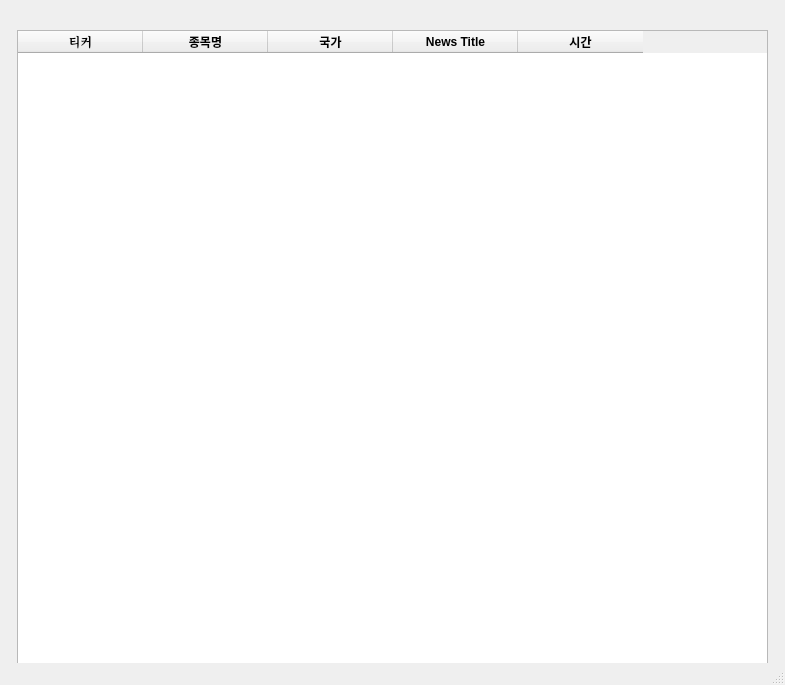
<?xml version="1.0" encoding="UTF-8"?>
<ui version="4.0">
 <class>MainWindow</class>
 <widget class="QMainWindow" name="MainWindow">
  <property name="geometry">
   <rect>
    <x>0</x>
    <y>0</y>
    <width>785</width>
    <height>685</height>
   </rect>
  </property>
  <property name="cursor">
   <cursorShape>ArrowCursor</cursorShape>
  </property>
  <property name="windowTitle">
   <string>관심종목</string>
  </property>
  <widget class="QWidget" name="centralwidget">
   <widget class="QTableWidget" name="tableWidget">
    <property name="geometry">
     <rect>
      <x>17</x>
      <y>30</y>
      <width>751</width>
      <height>641</height>
     </rect>
    </property>
    <property name="minimumSize">
     <size>
      <width>751</width>
      <height>0</height>
     </size>
    </property>
    <property name="maximumSize">
     <size>
      <width>751</width>
      <height>16777215</height>
     </size>
    </property>
    <property name="contextMenuPolicy">
     <enum>Qt::DefaultContextMenu</enum>
    </property>
    <property name="layoutDirection">
     <enum>Qt::LeftToRight</enum>
    </property>
    <property name="autoFillBackground">
     <bool>true</bool>
    </property>
    <property name="styleSheet">
     <string notr="true">selection-background-color: rgb(189, 189, 189);</string>
    </property>
    <property name="gridStyle">
     <enum>Qt::SolidLine</enum>
    </property>
    <property name="sortingEnabled">
     <bool>true</bool>
    </property>
    <property name="rowCount">
     <number>0</number>
    </property>
    <property name="columnCount">
     <number>5</number>
    </property>
    <attribute name="horizontalHeaderVisible">
     <bool>true</bool>
    </attribute>
    <attribute name="horizontalHeaderCascadingSectionResizes">
     <bool>true</bool>
    </attribute>
    <attribute name="horizontalHeaderDefaultSectionSize">
     <number>125</number>
    </attribute>
    <attribute name="horizontalHeaderHighlightSections">
     <bool>false</bool>
    </attribute>
    <attribute name="horizontalHeaderMinimumSectionSize">
     <number>0</number>
    </attribute>
    <attribute name="horizontalHeaderStretchLastSection">
     <bool>false</bool>
    </attribute>
    <attribute name="verticalHeaderVisible">
     <bool>true</bool>
    </attribute>
    <attribute name="verticalHeaderCascadingSectionResizes">
     <bool>true</bool>
    </attribute>
    <attribute name="verticalHeaderDefaultSectionSize">
     <number>0</number>
    </attribute>
    <attribute name="verticalHeaderHighlightSections">
     <bool>false</bool>
    </attribute>
    <attribute name="verticalHeaderMinimumSectionSize">
     <number>0</number>
    </attribute>
    <column>
     <property name="text">
      <string>티커</string>
     </property>
     <property name="font">
      <font>
       <family>Constantia</family>
       <weight>75</weight>
       <italic>false</italic>
       <bold>true</bold>
      </font>
     </property>
     <property name="background">
      <color>
       <red>208</red>
       <green>208</green>
       <blue>208</blue>
      </color>
     </property>
    </column>
    <column>
     <property name="text">
      <string>종목명</string>
     </property>
     <property name="font">
      <font>
       <weight>75</weight>
       <bold>true</bold>
      </font>
     </property>
     <property name="background">
      <color alpha="0">
       <red>198</red>
       <green>198</green>
       <blue>198</blue>
      </color>
     </property>
    </column>
    <column>
     <property name="text">
      <string>국가</string>
     </property>
     <property name="font">
      <font>
       <weight>75</weight>
       <bold>true</bold>
      </font>
     </property>
     <property name="background">
      <color>
       <red>198</red>
       <green>198</green>
       <blue>198</blue>
      </color>
     </property>
    </column>
    <column>
     <property name="text">
      <string>News Title</string>
     </property>
     <property name="font">
      <font>
       <weight>75</weight>
       <bold>true</bold>
      </font>
     </property>
     <property name="background">
      <color>
       <red>198</red>
       <green>198</green>
       <blue>198</blue>
      </color>
     </property>
    </column>
    <column>
     <property name="text">
      <string>시간</string>
     </property>
     <property name="font">
      <font>
       <weight>75</weight>
       <bold>true</bold>
      </font>
     </property>
     <property name="background">
      <color>
       <red>198</red>
       <green>198</green>
       <blue>198</blue>
      </color>
     </property>
    </column>
   </widget>
  </widget>
  <widget class="QStatusBar" name="statusBar"/>
 </widget>
 <resources/>
 <connections/>
</ui>
